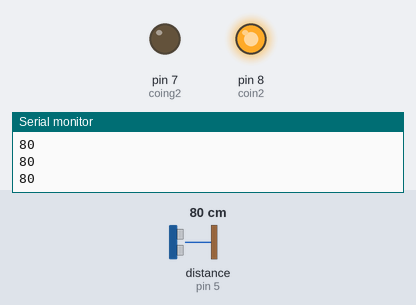
Simulated run of this sketch. Board: Arduino Uno, built with avr-gcc and run on an emulated ATmega328P. On the bench: output pins drawn as LEDs (lit = HIGH), the last lines printed to the serial monitor. Wiring (inferred from the names in the program): ultrasonic range finder: trigger pin 4; echo pin 5. Inputs (shaded band) come from the test bench; at power-on: distance to the obstacle (sensor on pin 5) 80 cm. The echo pulse lasts 58.3 µs per cm; pins used as bus, display or sensor lines are not drawn.

Above: at 6.1 s.
6.2 s: distance to the obstacle (sensor on pin 5) set to 254 cm
7.7 s: distance to the obstacle (sensor on pin 5) set to 246 cm
At 8.5 s:
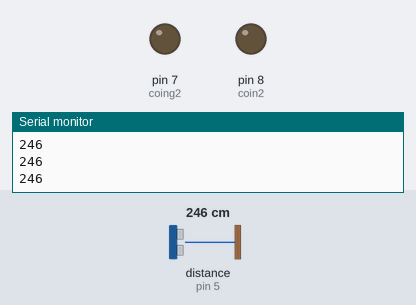
9.2 s: distance to the obstacle (sensor on pin 5) set to 131 cm
10.7 s: distance to the obstacle (sensor on pin 5) set to 120 cm
At 11.7 s:
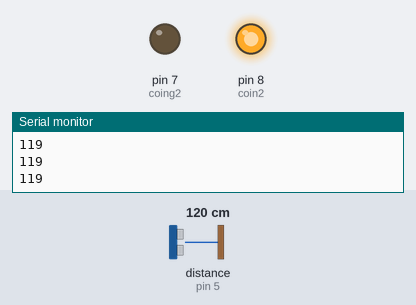
Timing chart, 0 to 13.2 s (numbered marks = the images above; inputs shaded):
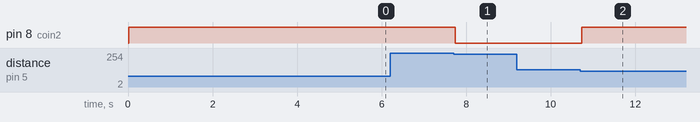

The sketch:

right_side_complete_with_average___0.3.ino
```cpp
#define trigPin1 4
#define echoPin1 5
#define coin2 8

int i = 0;

int fadeValue1 ;
int cm1;
int coing1 = 10;
int coing2 = 7;


const int numReadings = 10;

int readings[numReadings];      // the readings from the analog input
int readIndex = 0;              // the index of the current reading
int total = 0;                  // the running total
int average = 0;

int newav  ;


void setup() {
  Serial.begin (9600);

  pinMode(trigPin1, OUTPUT);
  pinMode(echoPin1, INPUT);
  pinMode(coin2, OUTPUT);
    pinMode(coing2, OUTPUT);

      for (int thisReading = 0; thisReading < numReadings; thisReading++) {
    readings[thisReading] = 0;
}
}


int av(int b)
{


 total = total - readings[readIndex];
  // read from the sensor:
  readings[readIndex] = b;
  // add the reading to the total:
  total = total + readings[readIndex];
  // advance to the next position in the array:
  readIndex = readIndex + 1;

  // if we're at the end of the array...
  if (readIndex >= numReadings) {
    // ...wrap around to the beginning:
    readIndex = 0;
  }

  // calculate the average:
  average = total / numReadings;
  // send it to the computer as ASCII digits


return b;
  }


void loop() {
  digitalWrite(coing1,LOW);
  digitalWrite(coing2,LOW);
  long duration1, distance1;
  digitalWrite(trigPin1, LOW);  // Added this line
  delayMicroseconds(2); // Added this line
  digitalWrite(trigPin1, HIGH);
//  delayMicroseconds(1000); - Removed this line
  delayMicroseconds(10); // Added this line
  digitalWrite(trigPin1, LOW);
  duration1 = pulseIn(echoPin1, HIGH);
  distance1 = (duration1/2) / 29.1;
 delay(10);


newav = av(distance1);


  if (newav >= 250 || newav <= 0){
    Serial.println("Out of range");
  }
  else {


      cm1 = 250 - newav;

  fadeValue1 = map(cm1 , 0, 250, 0, 254);


  analogWrite(coin2, fadeValue1);  // Writes the fadeValue to pin 9
    Serial.println(newav);
   // Serial.print("\t");
     //   Serial.println(fadeValue1);
      //Serial.println(i);
  }
  //delay(4);
 i++;
}
```

Measured:
- the behaviour switches between 126 and 125 cm on distance to the obstacle (sensor on pin 5) (found by bisection; images 1 and 2)
- after the input at 7.7 s, pin 8 (coin2): HIGH → LOW at once
- after the input at 10.7 s, pin 8 (coin2): LOW → HIGH at once
